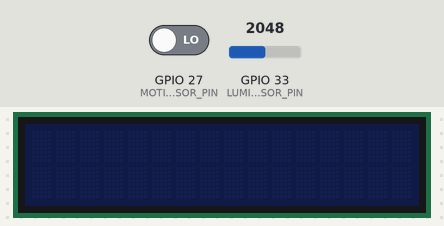
Simulated run of this sketch. Board: ESP32. On the bench: 16×2 character LCD. The inputs (shaded band) are chosen by the test bench; at power-on: GPIO 33 (LUMINOSITY_SENSOR_PIN) = 2048, GPIO 27 (MOTION_SENSOR_PIN) LOW. What the sketch prints to the serial monitor is not drawn.

Above: at 1.8 s.
1.9 s: GPIO 33 (LUMINOSITY_SENSOR_PIN) set to 268
4.5 s: GPIO 33 (LUMINOSITY_SENSOR_PIN) set to 227
At 6.2 s:
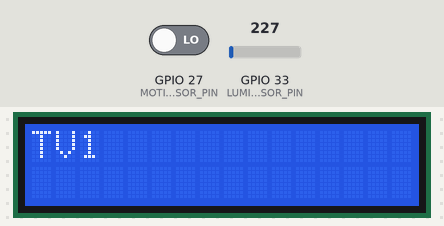
6.5 s: GPIO 27 (MOTION_SENSOR_PIN) driven HIGH
At 7.0 s:
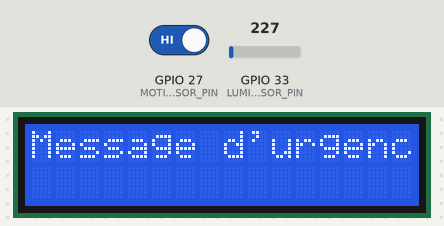
12.5 s: GPIO 33 (LUMINOSITY_SENSOR_PIN) set to 1228
At 13.6 s:
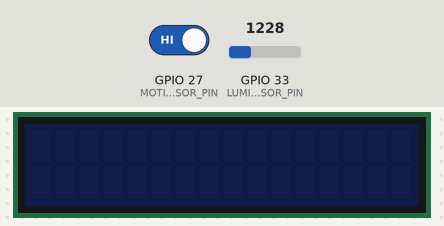
Timing chart, 0 to 15.5 s (numbered marks = the images above; inputs shaded):
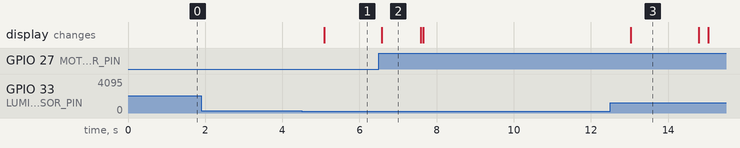

Measured:
- the behaviour switches between 251 and 250 on GPIO 33 (LUMINOSITY_SENSOR_PIN) (found by bisection; images 0 and 1)
- after the input at 1.9 s, every drawn part: stays the same
- after the input at 4.5 s, the display: changes after 0.59 s (image 1)
- after the input at 6.5 s, the display: changes after 0.08 s (image 2)
- after the input at 12.5 s, the display: changes after 0.53 s (image 3)
- what the display in image 2 shows lasts 1.0 s, from 6.6 s to 7.6 s
- what the display in image 3 shows lasts 1.8 s, from 13.0 s to 14.8 s

The sketch:

sketch.ino
```cpp
#include <LiquidCrystal_I2C.h> // Inclut la bibliothèque LiquidCrystal_I2C

// Seuil de luminosité pour autoriser l'allumage des télévisions
#define SEUIL_LUMINOSITE 500 // Définit la valeur seuil de luminosité pour allumer les télévisions

// Déclaration des pins pour les capteurs et actionneurs
#define LUMINOSITY_SENSOR_PIN 33 // Définit le pin pour le capteur de luminosité
#define MOTION_SENSOR_PIN 27 // Définit le pin pour le capteur de mouvement

// I2C LCD display addresses
const int LCD1_ADDRESS = 0x27; // Adresse I2C de l'écran LCD 1
const int LCD2_ADDRESS = 0x28; // Adresse I2C de l'écran LCD 2
const int LCD3_ADDRESS = 0x29; // Adresse I2C de l'écran LCD 3

// Déclaration des timers
TimerHandle_t screenOffTimer1; // Timer pour éteindre l'écran 1
TimerHandle_t screenOffTimer2; // Timer pour éteindre l'écran 1 en cas d'urgence

// Déclaration des objets LiquidCrystal_I2C pour chaque écran LCD
LiquidCrystal_I2C lcd1(LCD1_ADDRESS, 16, 2); // LCD 1 avec adresse, colonnes et lignes spécifiées
LiquidCrystal_I2C lcd2(LCD2_ADDRESS, 16, 2); // LCD 2 avec adresse, colonnes et lignes spécifiées
LiquidCrystal_I2C lcd3(LCD3_ADDRESS, 16, 2); // LCD 3 avec adresse, colonnes et lignes spécifiées

// Déclaration de la file de messages pour les événements de luminosité
QueueHandle_t luminosityEventQueue; // File de messages pour les événements de luminosité
QueueHandle_t motionEventQueue; // File de messages pour les événements de mouvement

// Déclaration de la sémaphore multiple pour contrôler l'accès aux écrans
SemaphoreHandle_t tvSemaphore; // Sémaphore pour contrôler l'accès aux écrans


// Tâche de gestion de la luminosité
void taskLuminosity(void *pvParameters) {
  int luminosity; // Déclare une variable pour la luminosité
  while (1) { // Boucle infinie
    luminosity = analogRead(LUMINOSITY_SENSOR_PIN); // Lit la valeur de luminosité à partir du capteur
    const float GAMMA = 0.7; // Définit la valeur de gamma pour la conversion de la luminosité
    const float RL10 = 50; // Définit la valeur de RL10 pour la conversion de la luminosité
    float voltage = luminosity / 1024.0 * 5.0; // Calcule la tension à partir de la valeur de luminosité
    float resistance = 2000 * voltage / (1 - voltage / 5); // Calcule la résistance à partir de la tension
    float luminosityValue = pow(RL10 * 1e3 * pow(10, GAMMA) / resistance, (1 / GAMMA)); // Calcule la valeur de luminosité corrigée

    Serial.print("Luminosity: "); // Affiche le message "Luminosity: " sur le moniteur série
    Serial.println(luminosityValue); // Affiche la valeur de luminosité corrigée sur le moniteur série

    if (luminosityValue >= SEUIL_LUMINOSITE) { // Vérifie si la luminosité dépasse le seuil

      Serial.println("Il fait jour ! "); // Affiche "Il fait jour ! " sur le moniteur série

      xQueueSend(luminosityEventQueue, &luminosity, portMAX_DELAY); // Envoie un message à la file d'événements de luminosité
    } else { // Si la luminosité est inférieure au seuil
      Serial.println("Il fait Nuit ! "); // Affiche "Il fait Nuit ! " sur le moniteur série
      lcd1.clear(); // Efface l'écran LCD 1
      lcd1.noBacklight(); // Éteint le rétroéclairage de l'écran LCD 1
      xSemaphoreGive(tvSemaphore); // Libère la sémaphore
    }

    vTaskDelay(pdMS_TO_TICKS(1000)); // Attends 1 seconde
  }
}

// Fonction de rappel pour éteindre l'écran
void turnOffScreen1(TimerHandle_t xTimer) {
  lcd1.clear(); // Efface l'écran LCD 1
  lcd1.noBacklight(); // Éteint le rétroéclairage de l'écran LCD 1
  xSemaphoreGive(tvSemaphore); // Libère la sémaphore pour permettre l'accès à d'autres tâches
}


// Tâche de gestion de l'écran en cas d'allumage de la télévision
void taskTelevision1(void *pvParameters) {
  int luminosity; // Déclare une variable pour la luminosité
  while (1) { // Boucle infinie
    if (xQueueReceive(luminosityEventQueue, &luminosity, portMAX_DELAY) == pdPASS) { // Vérifie s'il y a un événement de luminosité dans la file
      if (xSemaphoreTake(tvSemaphore, portMAX_DELAY) == pdTRUE) { // Essaye de prendre la sémaphore pour contrôler l'accès à l'écran
        lcd1.init(); // Initialise l'écran LCD 1
        lcd1.backlight(); // Allume le rétroéclairage de l'écran LCD 1
        lcd1.setCursor(0, 0); // Définit la position du curseur de l'écran LCD 1
        lcd1.print("TV1"); // Affiche "TV1" sur l'écran LCD 1
        xTimerStart(screenOffTimer1, 0); // Démarre le timer pour éteindre l'écran LCD 1 après un certain délai
        vTaskDelay(pdMS_TO_TICKS(2000)); // Attend 2 secondes
      }
    }
  }
}

// Routine de service d'interruption pour le capteur de mouvement
// Cette fonction doit être très courte car elle va interrompre le système.
// L'idée est que cette ISR (Routine de Service d'Interruption) envoie simplement un
//signal à d'autres fonctions prioritaires (tâches normales mais avec priorité haute)
// pour éviter de prendre trop de temps.
// Si un code long est placé dans cette fonction ISR, le système risque d'être
// interrompu pendant une longue période.
// Nous envoyons un signal rapidement à travers la file de messages
// depuis la fonction ISR, puis nous sortons de celle-ci.
// Les tâches qui ont besoin de ce signal doivent être programmées
//avec une priorité maximale.


void IRAM_ATTR motionSensorISR() {
  int danger = 1; // Déclare une variable pour indiquer le danger
  BaseType_t xHigherPriorityTaskWoken = pdFALSE; // Déclare une variable pour indiquer si une tâche à priorité supérieure a été réveillée
  xQueueSendFromISR(motionEventQueue, &danger, &xHigherPriorityTaskWoken); // Envoie un message à la file d'événements de mouvement depuis l'interruption
  portYIELD_FROM_ISR(xHigherPriorityTaskWoken); // Indique que la tâche à priorité supérieure doit être réveillée
}

// Nouvelle tâche pour gérer les événements de mouvement lorsque l'écran 1 est éteint
void taskTelevision1_case1(void *pvParameters) {
  int danger; // Déclare une variable pour indiquer le danger
  while (1) { // Boucle infinie
    if (xQueueReceive(motionEventQueue, &danger, portMAX_DELAY) == pdPASS) { // Vérifie s'il y a un événement de mouvement dans la file
        Serial.println("Motion Detected! Ecran 1 était dans l'état éteint"); // Affiche "Motion Detected! Ecran 1 était dans l'état éteint" sur le moniteur série


        lcd1.init(); // Initialise l'écran LCD 1
        lcd1.backlight(); // Allume le rétroéclairage de l'écran LCD 1
        lcd1.setCursor(0, 0); // Définit la position du curseur de l'écran LCD 1
        lcd1.print("Message d'urgence!"); // Affiche "Message d'urgence!" sur l'écran LCD 1
        xTimerStart(screenOffTimer2, 0); // Démarre le timer pour éteindre l'écran LCD 1 après un certain délai
      }
    }
}


// Nouvelle tâche pour gérer les événements de mouvement lorsque l'écran 1 est allumé
void taskTelevision1_case2(void *pvParameters) {
  int danger; // Déclare une variable pour indiquer le danger
  while (1) { // Boucle infinie
    if (xQueueReceive(motionEventQueue, &danger, portMAX_DELAY) == pdPASS) { // Vérifie s'il y a un événement de mouvement dans la file
        Serial.println("Motion Detected! Ecran 1 était dans l'état allumé"); // Affiche "Motion Detected! Ecran 1 était dans l'état allumé" sur le moniteur série
// Problème :
// Pourquoi ne pas créer qu'une seule fonction de gestion d'urgence ?
// Pourquoi séparer les deux cas ?
// Pourquoi ne pas simplement éteindre puis rallumer l'écran ?

// Explication :
// Dans notre cas actuel, cette approche fonctionne efficacement (pas besoin de deux fonctions),
// car éteindre et rallumer un écran ne représente pas un coût significatif
// en termes de dépenses directes. Cependant, dans certains systèmes,
// une telle action peut être très coûteuse et entraîner des pertes considérables.
// L'objectif ici est de sensibiliser à cette éventualité.

// Ainsi, nous avons créé deux fonctions pour gérer différemment les cas d'urgence.
// Le cas d'urgence où l'écran 1 était éteint est moins grave, tandis que
// le cas d'urgence où l'écran 1 était allumé est plus grave
// car il nécessite à la fois l'extinction et l'allumage de l'écran (2 actions nécessaires).

        lcd1.clear(); // Efface l'écran LCD 1
        lcd1.noBacklight(); // Éteint le rétroéclairage de l'écran LCD 1

        lcd1.init(); // Initialise l'écran LCD 1
        lcd1.backlight(); // Allume le rétroéclairage de l'écran LCD 1
        lcd1.setCursor(0, 0); // Définit la position du curseur de l'écran LCD 1
        lcd1.print("Message d'urgence!"); // Affiche "Message d'urgence!" sur l'écran LCD 1
        xTimerStart(screenOffTimer2, 0); // Démarre le timer pour éteindre l'écran LCD 1 après un certain délai
      }
    }
}


void setup() {
  Serial.begin(9600); // Initialise la communication série avec une vitesse de 9600 bauds
  pinMode(LUMINOSITY_SENSOR_PIN, INPUT); // Configure le pin du capteur de luminosité en entrée
  pinMode(MOTION_SENSOR_PIN, INPUT); // Configure le pin du capteur de mouvement en entrée

  luminosityEventQueue = xQueueCreate(5, sizeof(int)); // Crée une file d'événements de luminosité
  motionEventQueue = xQueueCreate(5, sizeof(int)); // Crée une file d'événements de mouvement

  tvSemaphore = xSemaphoreCreateCounting(1, 1); // Crée une sémaphore pour contrôler l'accès aux écrans

  screenOffTimer1 = xTimerCreate("Timer Ecran 1", pdMS_TO_TICKS(5000), pdFALSE, 0, turnOffScreen1); // Crée un timer pour éteindre l'écran LCD 1 après 5 secondes
  screenOffTimer2 = xTimerCreate("Timer Ecran 1 urgence", pdMS_TO_TICKS(1000), pdFALSE, 0, turnOffScreen1); // Crée un timer pour éteindre l'écran LCD 1 en cas d'urgence après 1 seconde

  attachInterrupt(digitalPinToInterrupt(MOTION_SENSOR_PIN), motionSensorISR, RISING); // Attache l'interruption au capteur de mouvement
  //Créeons les tâches sur un seul coeur ( le coeur 1) du processeur DUO_COEUR de ESP32. Nous devons programmés les tâches sur un seul coeur pour faire de la programmation concurentielle !
  xTaskCreatePinnedToCore(taskLuminosity, "Lire Luminosité", 1500, NULL, 2, NULL, 1); // Crée une tâche pour lire la luminosité
  xTaskCreatePinnedToCore(taskTelevision1, "Allumer télé 1", 1500, NULL, 1, NULL, 1); // Crée une tâche pour allumer la télévision 1
  xTaskCreatePinnedToCore(taskTelevision1_case1, "Urgence télé 1 cas 1", 1500, NULL, 4, NULL, 1); // Crée une tâche pour gérer les événements de mouvement lorsque l'écran est éteint
  xTaskCreatePinnedToCore(taskTelevision1_case2, "Urgence télé 1 cas 2", 1500, NULL, 4, NULL, 1); // Crée une tâche pour gérer les événements de mouvement lorsque l'écran est allumé
}

void loop() {
  // Vide. Les tâches et les timers gèrent la logique.
}
```
